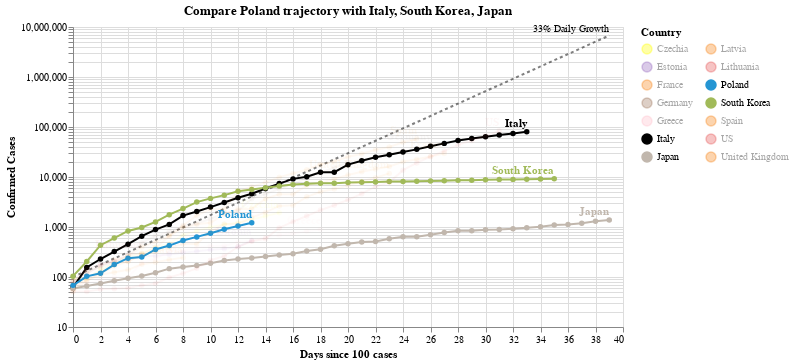

The notebook cell saved with this chart:
### Code cell
#hide_input
chart3 = make_since_chart(['Poland'])
chart3

### Figure 1 — Vega-Lite specification as saved in the notebook (floating-point values rounded to 4 significant figures; data arrays with more than 128 entries replaced by an {"elided": "..."} marker saying what was removed)
{"config": {"view": {"continuousWidth": 400, "continuousHeight": 300}}, "layer": [{"mark": {"type": "line", "color": "black", "opacity": 0.5, "strokeDash": [3, 3]}, "encoding": {"x": {"type": "quantitative", "field": "Days since 100 cases"}, "y": {"type": "quantitative", "field": "Confirmed Cases"}}}, {"mark": {"type": "text", "align": "right", "dy": -6, "fontSize": 10, "text": "33% Daily Growth"}, "encoding": {"x": {"type": "quantitative", "field": "Days since 100 cases"}, "y": {"type": "quantitative", "field": "Confirmed Cases"}}, "transform": [{"filter": "(datum['Days since 100 cases'] >= 39)"}]}, {"data": {"name": "data-325879174afb5e9956f4079956d4d57b"}, "mark": {"type": "line", "point": true}, "encoding": {"color": {"type": "nominal", "field": "Country", "legend": {"columns": 2}, "scale": {"domain": ["Czechia", "Estonia", "France", "Germany", "Greece", "Italy", "Japan", "Latvia", "Lithuania", "Poland", "South Korea", "Spain", "US", "United Kingdom"], "range": ["yellow", "#9467bd", "#F58518", "#9D755D", "pink", "black", "#C1B7AD", "#F58518", "#E45756", "#2495D3", "#A1BA59", "#F58518", "#E45756", "#F58518"]}}, "opacity": {"condition": {"value": 1, "selection": "selector001"}, "value": 0.05}, "tooltip": [{"type": "nominal", "field": "Country"}, {"type": "temporal", "field": "Date"}, {"type": "quantitative", "field": "Confirmed Cases"}, {"type": "quantitative", "field": "Days since 100 cases"}], "x": {"type": "quantitative", "field": "Days since 100 cases"}, "y": {"type": "quantitative", "field": "Confirmed Cases", "scale": {"type": "log"}}}, "selection": {"selector001": {"type": "multi", "fields": ["Country"], "bind": "legend", "init": [{"Country": "Poland"}, {"Country": "Italy"}, {"Country": "South Korea"}, {"Country": "Japan"}]}}, "width": 550}, {"data": {"name": "data-325879174afb5e9956f4079956d4d57b"}, "mark": {"type": "text", "align": "right", "dy": -8, "fontWeight": "bold"}, "encoding": {"color": {"type": "nominal", "field": "Country", "legend": {"columns": 2}, "scale": {"domain": ["Czechia", "Estonia", "France", "Germany", "Greece", "Italy", "Japan", "Latvia", "Lithuania", "Poland", "South Korea", "Spain", "US", "United Kingdom"], "range": ["yellow", "#9467bd", "#F58518", "#9D755D", "pink", "black", "#C1B7AD", "#F58518", "#E45756", "#2495D3", "#A1BA59", "#F58518", "#E45756", "#F58518"]}}, "opacity": {"condition": {"value": 1, "selection": "selector001"}, "value": 0.05}, "text": {"type": "nominal", "field": "Country"}, "tooltip": [{"type": "nominal", "field": "Country"}, {"type": "temporal", "field": "Date"}, {"type": "quantitative", "field": "Confirmed Cases"}, {"type": "quantitative", "field": "Days since 100 cases"}], "x": {"type": "quantitative", "field": "Days since 100 cases"}, "y": {"type": "quantitative", "field": "Confirmed Cases", "scale": {"type": "log"}}}, "transform": [{"filter": "(datum['Date'] >= 1585180800000)"}], "width": 550}], "data": {"name": "data-b293271c821df863cc900a85d3a9ee67"}, "title": "Compare Poland trajectory with Italy, South Korea, Japan", "$schema": "https://vega.github.io/schema/vega-lite/v4.0.2.json", "datasets": {"data-b293271c821df863cc900a85d3a9ee67": [{"Days since 100 cases": 0, "Confirmed Cases": 100.0}, {"Days since 100 cases": 1, "Confirmed Cases": 133.0}, {"Days since 100 cases": 2, "Confirmed Cases": 176.9}, {"Days since 100 cases": 3, "Confirmed Cases": 235.3}, {"Days since 100 cases": 4, "Confirmed Cases": 312.9}, {"Days since 100 cases": 5, "Confirmed Cases": 416.2}, {"Days since 100 cases": 6, "Confirmed Cases": 553.5}, {"Days since 100 cases": 7, "Confirmed Cases": 736.1}, {"Days since 100 cases": 8, "Confirmed Cases": 979.1}, {"Days since 100 cases": 9, "Confirmed Cases": 1302.0}, {"Days since 100 cases": 10, "Confirmed Cases": 1732.0}, {"Days since 100 cases": 11, "Confirmed Cases": 2303.0}, {"Days since 100 cases": 12, "Confirmed Cases": 3064.0}, {"Days since 100 cases": 13, "Confirmed Cases": 4074.0}, {"Days since 100 cases": 14, "Confirmed Cases": 5419.0}, {"Days since 100 cases": 15, "Confirmed Cases": 7207.0}, {"Days since 100 cases": 16, "Confirmed Cases": 9586.0}, {"Days since 100 cases": 17, "Confirmed Cases": 12750.0}, {"Days since 100 cases": 18, "Confirmed Cases": 16960.0}, {"Days since 100 cases": 19, "Confirmed Cases": 22550.0}, {"Days since 100 cases": 20, "Confirmed Cases": 29990.0}, {"Days since 100 cases": 21, "Confirmed Cases": 39890.0}, {"Days since 100 cases": 22, "Confirmed Cases": 53060.0}, {"Days since 100 cases": 23, "Confirmed Cases": 70560.0}, {"Days since 100 cases": 24, "Confirmed Cases": 93850.0}, {"Days since 100 cases": 25, "Confirmed Cases": 124800.0}, {"Days since 100 cases": 26, "Confirmed Cases": 166000.0}, {"Days since 100 cases": 27, "Confirmed Cases": 220800.0}, {"Days since 100 cases": 28, "Confirmed Cases": 293700.0}, {"Days since 100 cases": 29, "Confirmed Cases": 390600.0}, {"Days since 100 cases": 30, "Confirmed Cases": 519500.0}, {"Days since 100 cases": 31, "Confirmed Cases": 690900.0}, {"Days since 100 cases": 32, "Confirmed Cases": 918900.0}, {"Days since 100 cases": 33, "Confirmed Cases": 1222000.0}, {"Days since 100 cases": 34, "Confirmed Cases": 1625000.0}, {"Days since 100 cases": 35, "Confirmed Cases": 2162000.0}, {"Days since 100 cases": 36, "Confirmed Cases": 2875000.0}, {"Days since 100 cases": 37, "Confirmed Cases": 3824000.0}, {"Days since 100 cases": 38, "Confirmed Cases": 5086000.0}, {"Days since 100 cases": 39, "Confirmed Cases": 6764000.0}], "data-325879174afb5e9956f4079956d4d57b": {"elided": "325 records"}}}
